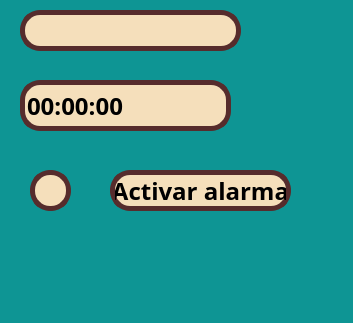
<?xml version="1.0" encoding="UTF-8"?>
<ui version="4.0">
 <class>MainWindow</class>
 <widget class="QMainWindow" name="MainWindow">
  <property name="geometry">
   <rect>
    <x>0</x>
    <y>0</y>
    <width>353</width>
    <height>323</height>
   </rect>
  </property>
  <property name="windowTitle">
   <string>MainWindow</string>
  </property>
  <property name="styleSheet">
   <string notr="true">background-color: rgb(14, 149, 148);</string>
  </property>
  <widget class="QWidget" name="centralwidget">
   <widget class="QLabel" name="label_hora">
    <property name="geometry">
     <rect>
      <x>20</x>
      <y>10</y>
      <width>221</width>
      <height>41</height>
     </rect>
    </property>
    <property name="font">
     <font>
      <family>Agency FB</family>
      <pointsize>18</pointsize>
      <weight>75</weight>
      <bold>true</bold>
     </font>
    </property>
    <property name="layoutDirection">
     <enum>Qt::LeftToRight</enum>
    </property>
    <property name="styleSheet">
     <string notr="true">background-color: rgb(245, 223, 187);
 border: 5px solid rgb(86, 44, 44);
    border-radius: 20px;</string>
    </property>
    <property name="text">
     <string/>
    </property>
   </widget>
   <widget class="QTimeEdit" name="timeEdit_alarm">
    <property name="geometry">
     <rect>
      <x>20</x>
      <y>80</y>
      <width>211</width>
      <height>51</height>
     </rect>
    </property>
    <property name="font">
     <font>
      <family>Agency FB</family>
      <pointsize>18</pointsize>
      <weight>75</weight>
      <bold>true</bold>
     </font>
    </property>
    <property name="layoutDirection">
     <enum>Qt::LeftToRight</enum>
    </property>
    <property name="styleSheet">
     <string notr="true">background-color: rgb(245, 223, 187);
 border: 5px solid rgb(86, 44, 44);
    border-radius: 20px;</string>
    </property>
    <property name="buttonSymbols">
     <enum>QAbstractSpinBox::NoButtons</enum>
    </property>
    <property name="currentSection">
     <enum>QDateTimeEdit::HourSection</enum>
    </property>
   </widget>
   <widget class="QPushButton" name="Btn_set_alarm">
    <property name="enabled">
     <bool>true</bool>
    </property>
    <property name="geometry">
     <rect>
      <x>30</x>
      <y>170</y>
      <width>41</width>
      <height>41</height>
     </rect>
    </property>
    <property name="styleSheet">
     <string notr="true">background-color: rgb(245, 223, 187);
 border: 5px solid rgb(86, 44, 44);
    border-radius: 20px;</string>
    </property>
    <property name="text">
     <string/>
    </property>
    <property name="icon">
     <iconset resource="../Recursos.qrc">
      <normaloff>:/Imagenes/check-mark.png</normaloff>:/Imagenes/check-mark.png</iconset>
    </property>
   </widget>
   <widget class="QPushButton" name="Btn_status_alarm">
    <property name="geometry">
     <rect>
      <x>110</x>
      <y>170</y>
      <width>181</width>
      <height>41</height>
     </rect>
    </property>
    <property name="font">
     <font>
      <family>Agency FB</family>
      <pointsize>18</pointsize>
      <weight>75</weight>
      <bold>true</bold>
     </font>
    </property>
    <property name="styleSheet">
     <string notr="true">background-color: rgb(245, 223, 187);
 border: 5px solid rgb(86, 44, 44);
    border-radius: 20px;</string>
    </property>
    <property name="text">
     <string>Activar alarma</string>
    </property>
   </widget>
  </widget>
  <widget class="QMenuBar" name="menubar">
   <property name="geometry">
    <rect>
     <x>0</x>
     <y>0</y>
     <width>353</width>
     <height>26</height>
    </rect>
   </property>
  </widget>
  <widget class="QStatusBar" name="statusbar"/>
 </widget>
 <resources>
  <include location="../Recursos.qrc"/>
 </resources>
 <connections/>
</ui>
